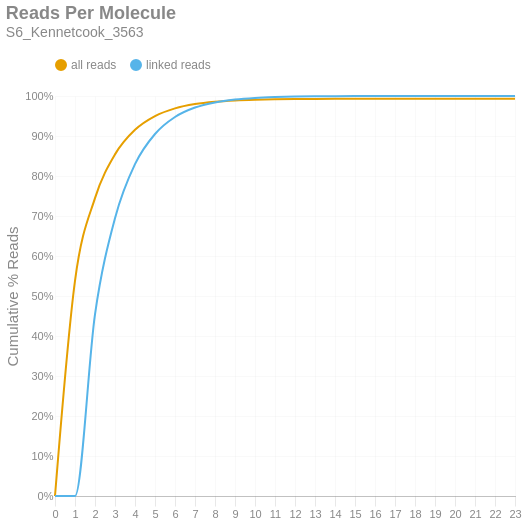

The code cell stored with this chart in its notebook:
### Markdown cell above
### Reads per Molecule
This chart shows the cumulative distribution of the number of reads per linked molecule. That is, how many alignments are associated with a unique molecule. This excludes the number of reads associated with invalid or absent linked-read barcodes. The `linked` histogram is the percentages recalculated when disregarding singletons.

### Code cell
if SKIPLR:
    print_html(f"Skipped")
else:
    counts = np.bincount(valids['reads'].cast(pl.Int64).to_numpy())
    weighted = counts * np.arange(len(counts))
    all_perc = weighted / n_reads
    linked_perc = weighted / n_linked_reads
    linked_perc[1] = 0
    binned_df = pl.DataFrame({
        'readsper': list(range(len(counts))),
        'all reads (cumsum)': np.cumsum(all_perc).tolist(),
        'linked reads (cumsum)': np.cumsum(linked_perc).tolist(),
    })

    with SafeRender(binned_df):
        (
            density_plot(binned_df, 'Reads Per Molecule', samplename, 'readspmol')
            .encode(
                x=alt.X('readsper:O', title=None).axis(labelAngle=0).scale(padding=0),
                y=alt.Y('value:Q', title='Cumulative % Reads').axis(format='%').stack(False),
                color=alt.Color("key:N").scale(domain=["all reads", "linked reads"]),
                tooltip=[
                    alt.Tooltip("key:N", title="Data Type"),
                    alt.Tooltip("readsper:O", title="Reads Per Molecule"),
                    alt.Tooltip("value:Q", format=".2%", title="% Reads (Cum.)")
                ]            
            )
        ).display()

### Figure 1 — Vega-Lite specification as saved in the notebook (floating-point values rounded to 4 significant figures)
{"width": "container", "height": 400, "config": {"title": {"anchor": "start", "dy": -15, "fontSize": 18, "color": "#888888", "subtitleColor": "#888888", "subtitleFontSize": 14}, "arc": {"fill": "#0072B2"}, "axis": {"domainColor": "#888888", "domainWidth": 0.5, "gridWidth": 0.2, "grid": false, "titleFontWeight": 400, "titleFontSize": 15, "labelFontSize": 11, "labelColor": "#888888", "tickColor": "#888888", "tickWidth": 0.2, "titleColor": "#888888"}, "axisBand": {"grid": false}, "axisX": {"grid": true, "tickSize": 10, "domainCap": "round"}, "axisY": {"domain": false, "grid": true, "tickSize": 0, "domainCap": "round"}, "background": "transparent", "header": {"labelFontSize": 15, "labelColor": "#888888", "titleFontSize": 15, "titleFontWeight": 600, "titleColor": "#888888"}, "legend": {"labelFont": "sans-serif", "labelFontSize": 12, "labelColor": "#888888", "symbolSize": 100, "symbolType": "circle", "titleFontSize": 12, "titlePadding": 10, "titleColor": "#888888", "title": null, "orient": "top"}, "range": {"category": ["#E69F00", "#56B4E9", "#009E73", "#F0E442", "#0072B2", "#D55E00", "#CC79A7", "#000000"], "diverging": ["#cfe8f3", "#a2d4ec", "#73bfe2", "#46abdb", "#1696d2", "#12719e"]}, "area": {"fill": "#0072B2", "fillOpacity": 0.7, "line": true, "strokeOpacity": 0.7}, "line": {"color": "#0072B2", "stroke": "#0072B2", "strokeWidth": 2}, "trail": {"color": "#0072B2", "stroke": "#0072B2", "strokeWidth": 0, "size": 1}, "point": {"filled": true, "fillOpacity": 1.0, "size": 95}, "text": {"color": "#888888", "fontSize": 11, "align": "right", "fontWeight": 400, "size": 11}, "bar": {"fill": "#0072B2", "stroke": null}, "view": {"stroke": null, "continuousWidth": 660, "continuousHeight": 400}}, "data": {"name": "data-53f996118fd6948c588a107f3df61c4b"}, "mark": {"type": "line", "interpolate": "monotone", "point": {"opacity": 0, "size": 275}}, "encoding": {"color": {"field": "key", "scale": {"domain": ["all reads", "linked reads"]}, "type": "nominal"}, "tooltip": [{"field": "key", "title": "Data Type", "type": "nominal"}, {"field": "readsper", "title": "Reads Per Molecule", "type": "ordinal"}, {"field": "value", "format": ".2%", "title": "% Reads (Cum.)", "type": "quantitative"}], "x": {"axis": {"labelAngle": 0}, "field": "readsper", "scale": {"padding": 0}, "title": null, "type": "ordinal"}, "y": {"axis": {"format": "%"}, "field": "value", "stack": false, "title": "Cumulative % Reads", "type": "quantitative"}}, "params": [{"name": "param_c36ac31b6afebe62", "select": {"type": "point", "fields": ["key"]}, "bind": "legend"}], "title": {"text": "Reads Per Molecule", "subtitle": "S6_Kennetcook_3563"}, "transform": [{"fold": ["all reads (cumsum)", "linked reads (cumsum)"]}, {"calculate": "replace(datum.key, ' (cumsum)', '')", "as": "key"}, {"filter": {"param": "param_c36ac31b6afebe62"}}], "usermeta": {"embedOptions": {"downloadFileName": "S6_Kennetcook_3563.readspmol"}}, "$schema": "https://vega.github.io/schema/vega-lite/v6.1.0.json", "datasets": {"data-53f996118fd6948c588a107f3df61c4b": [{"readsper": 0, "all reads (cumsum)": 0.0, "linked reads (cumsum)": 0.0}, {"readsper": 1, "all reads (cumsum)": 0.5381, "linked reads (cumsum)": 0.0}, {"readsper": 2, "all reads (cumsum)": 0.7447, "linked reads (cumsum)": 0.4542}, {"readsper": 3, "all reads (cumsum)": 0.8541, "linked reads (cumsum)": 0.6945}, {"readsper": 4, "all reads (cumsum)": 0.9155, "linked reads (cumsum)": 0.8296}, {"readsper": 5, "all reads (cumsum)": 0.9498, "linked reads (cumsum)": 0.905}, {"readsper": 6, "all reads (cumsum)": 0.9692, "linked reads (cumsum)": 0.9475}, {"readsper": 7, "all reads (cumsum)": 0.9799, "linked reads (cumsum)": 0.9711}, {"readsper": 8, "all reads (cumsum)": 0.9858, "linked reads (cumsum)": 0.984}, {"readsper": 9, "all reads (cumsum)": 0.989, "linked reads (cumsum)": 0.9912}, {"readsper": 10, "all reads (cumsum)": 0.9908, "linked reads (cumsum)": 0.9951}, {"readsper": 11, "all reads (cumsum)": 0.9918, "linked reads (cumsum)": 0.9973}, {"readsper": 12, "all reads (cumsum)": 0.9924, "linked reads (cumsum)": 0.9986}, {"readsper": 13, "all reads (cumsum)": 0.9927, "linked reads (cumsum)": 0.9992}, {"readsper": 14, "all reads (cumsum)": 0.9928, "linked reads (cumsum)": 0.9996}, {"readsper": 15, "all reads (cumsum)": 0.9929, "linked reads (cumsum)": 0.9998}, {"readsper": 16, "all reads (cumsum)": 0.993, "linked reads (cumsum)": 0.9999}, {"readsper": 17, "all reads (cumsum)": 0.993, "linked reads (cumsum)": 0.9999}, {"readsper": 18, "all reads (cumsum)": 0.993, "linked reads (cumsum)": 0.9999}, {"readsper": 19, "all reads (cumsum)": 0.993, "linked reads (cumsum)": 1.0}, {"readsper": 20, "all reads (cumsum)": 0.993, "linked reads (cumsum)": 1.0}, {"readsper": 21, "all reads (cumsum)": 0.993, "linked reads (cumsum)": 1.0}, {"readsper": 22, "all reads (cumsum)": 0.993, "linked reads (cumsum)": 1.0}, {"readsper": 23, "all reads (cumsum)": 0.993, "linked reads (cumsum)": 1.0}]}}
